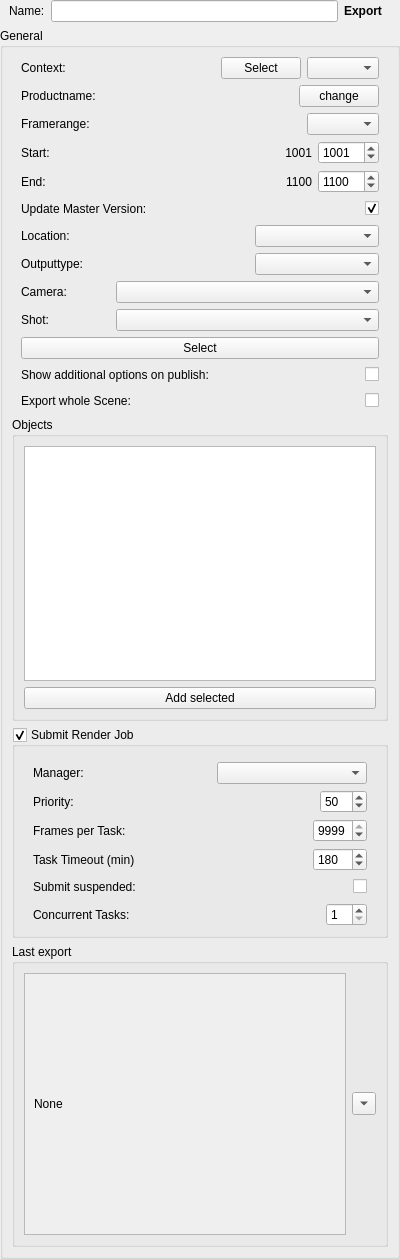
<?xml version="1.0" encoding="UTF-8"?>
<ui version="4.0">
 <class>wg_Export</class>
 <widget class="QWidget" name="wg_Export">
  <property name="geometry">
   <rect>
    <x>0</x>
    <y>0</y>
    <width>400</width>
    <height>1259</height>
   </rect>
  </property>
  <property name="windowTitle">
   <string>Export</string>
  </property>
  <layout class="QVBoxLayout" name="verticalLayout">
   <property name="leftMargin">
    <number>0</number>
   </property>
   <property name="topMargin">
    <number>0</number>
   </property>
   <property name="rightMargin">
    <number>0</number>
   </property>
   <property name="bottomMargin">
    <number>0</number>
   </property>
   <item>
    <widget class="QWidget" name="w_name" native="true">
     <layout class="QHBoxLayout" name="horizontalLayout_5">
      <property name="leftMargin">
       <number>9</number>
      </property>
      <property name="topMargin">
       <number>0</number>
      </property>
      <property name="rightMargin">
       <number>18</number>
      </property>
      <property name="bottomMargin">
       <number>0</number>
      </property>
      <item>
       <widget class="QLabel" name="l_name">
        <property name="text">
         <string>Name:</string>
        </property>
       </widget>
      </item>
      <item>
       <widget class="QLineEdit" name="e_name">
        <property name="minimumSize">
         <size>
          <width>0</width>
          <height>0</height>
         </size>
        </property>
        <property name="maximumSize">
         <size>
          <width>9999</width>
          <height>16777215</height>
         </size>
        </property>
       </widget>
      </item>
      <item>
       <widget class="QLabel" name="l_class">
        <property name="font">
         <font>
          <bold>true</bold>
         </font>
        </property>
        <property name="text">
         <string>Export</string>
        </property>
       </widget>
      </item>
     </layout>
    </widget>
   </item>
   <item>
    <widget class="QGroupBox" name="gb_export">
     <property name="title">
      <string>General</string>
     </property>
     <layout class="QVBoxLayout" name="verticalLayout_2">
      <item>
       <widget class="QWidget" name="w_context" native="true">
        <layout class="QHBoxLayout" name="horizontalLayout_10">
         <property name="leftMargin">
          <number>9</number>
         </property>
         <property name="topMargin">
          <number>0</number>
         </property>
         <property name="rightMargin">
          <number>9</number>
         </property>
         <property name="bottomMargin">
          <number>0</number>
         </property>
         <item>
          <widget class="QLabel" name="label_4">
           <property name="text">
            <string>Context:</string>
           </property>
          </widget>
         </item>
         <item>
          <spacer name="horizontalSpacer_5">
           <property name="orientation">
            <enum>Qt::Orientation::Horizontal</enum>
           </property>
           <property name="sizeHint" stdset="0">
            <size>
             <width>37</width>
             <height>20</height>
            </size>
           </property>
          </spacer>
         </item>
         <item>
          <widget class="QLabel" name="l_context">
           <property name="text">
            <string/>
           </property>
          </widget>
         </item>
         <item>
          <spacer name="horizontalSpacer">
           <property name="orientation">
            <enum>Qt::Orientation::Horizontal</enum>
           </property>
           <property name="sizeHint" stdset="0">
            <size>
             <width>40</width>
             <height>20</height>
            </size>
           </property>
          </spacer>
         </item>
         <item>
          <widget class="QPushButton" name="b_context">
           <property name="text">
            <string>Select</string>
           </property>
          </widget>
         </item>
         <item>
          <widget class="QComboBox" name="cb_context"/>
         </item>
        </layout>
       </widget>
      </item>
      <item>
       <widget class="QWidget" name="w_taskname" native="true">
        <layout class="QHBoxLayout" name="horizontalLayout_4">
         <property name="leftMargin">
          <number>9</number>
         </property>
         <property name="topMargin">
          <number>0</number>
         </property>
         <property name="rightMargin">
          <number>9</number>
         </property>
         <property name="bottomMargin">
          <number>0</number>
         </property>
         <item>
          <widget class="QLabel" name="l_tasklabel">
           <property name="text">
            <string>Productname:</string>
           </property>
          </widget>
         </item>
         <item>
          <widget class="QLabel" name="l_taskName">
           <property name="sizePolicy">
            <sizepolicy hsizetype="Expanding" vsizetype="Preferred">
             <horstretch>0</horstretch>
             <verstretch>0</verstretch>
            </sizepolicy>
           </property>
           <property name="text">
            <string/>
           </property>
           <property name="alignment">
            <set>Qt::AlignmentFlag::AlignCenter</set>
           </property>
          </widget>
         </item>
         <item>
          <widget class="QPushButton" name="b_changeTask">
           <property name="enabled">
            <bool>true</bool>
           </property>
           <property name="focusPolicy">
            <enum>Qt::FocusPolicy::NoFocus</enum>
           </property>
           <property name="text">
            <string>change</string>
           </property>
          </widget>
         </item>
        </layout>
       </widget>
      </item>
      <item>
       <widget class="QWidget" name="w_range" native="true">
        <layout class="QHBoxLayout" name="horizontalLayout_6">
         <property name="spacing">
          <number>0</number>
         </property>
         <property name="leftMargin">
          <number>9</number>
         </property>
         <property name="topMargin">
          <number>0</number>
         </property>
         <property name="rightMargin">
          <number>9</number>
         </property>
         <property name="bottomMargin">
          <number>0</number>
         </property>
         <item>
          <widget class="QLabel" name="label_3">
           <property name="text">
            <string>Framerange:</string>
           </property>
          </widget>
         </item>
         <item>
          <spacer name="horizontalSpacer_2">
           <property name="orientation">
            <enum>Qt::Orientation::Horizontal</enum>
           </property>
           <property name="sizeHint" stdset="0">
            <size>
             <width>37</width>
             <height>20</height>
            </size>
           </property>
          </spacer>
         </item>
         <item>
          <widget class="QComboBox" name="cb_rangeType"/>
         </item>
        </layout>
       </widget>
      </item>
      <item>
       <widget class="QWidget" name="f_frameRange_2" native="true">
        <layout class="QGridLayout" name="gridLayout">
         <property name="leftMargin">
          <number>9</number>
         </property>
         <property name="topMargin">
          <number>0</number>
         </property>
         <property name="rightMargin">
          <number>9</number>
         </property>
         <property name="bottomMargin">
          <number>0</number>
         </property>
         <item row="1" column="5">
          <widget class="QLabel" name="l_rangeEnd">
           <property name="minimumSize">
            <size>
             <width>30</width>
             <height>0</height>
            </size>
           </property>
           <property name="text">
            <string>1100</string>
           </property>
           <property name="alignment">
            <set>Qt::AlignmentFlag::AlignRight|Qt::AlignmentFlag::AlignTrailing|Qt::AlignmentFlag::AlignVCenter</set>
           </property>
          </widget>
         </item>
         <item row="1" column="6">
          <widget class="QSpinBox" name="sp_rangeEnd">
           <property name="maximum">
            <number>99999</number>
           </property>
           <property name="value">
            <number>1100</number>
           </property>
          </widget>
         </item>
         <item row="0" column="6">
          <widget class="QSpinBox" name="sp_rangeStart">
           <property name="maximum">
            <number>99999</number>
           </property>
           <property name="value">
            <number>1001</number>
           </property>
          </widget>
         </item>
         <item row="0" column="5">
          <widget class="QLabel" name="l_rangeStart">
           <property name="minimumSize">
            <size>
             <width>30</width>
             <height>0</height>
            </size>
           </property>
           <property name="text">
            <string>1001</string>
           </property>
           <property name="alignment">
            <set>Qt::AlignmentFlag::AlignRight|Qt::AlignmentFlag::AlignTrailing|Qt::AlignmentFlag::AlignVCenter</set>
           </property>
          </widget>
         </item>
         <item row="0" column="0">
          <widget class="QLabel" name="l_rangeStartInfo">
           <property name="text">
            <string>Start:</string>
           </property>
          </widget>
         </item>
         <item row="0" column="4">
          <spacer name="horizontalSpacer_7">
           <property name="orientation">
            <enum>Qt::Orientation::Horizontal</enum>
           </property>
           <property name="sizeHint" stdset="0">
            <size>
             <width>40</width>
             <height>20</height>
            </size>
           </property>
          </spacer>
         </item>
         <item row="1" column="0">
          <widget class="QLabel" name="l_rangeEndInfo">
           <property name="text">
            <string>End:</string>
           </property>
          </widget>
         </item>
        </layout>
       </widget>
      </item>
      <item>
       <widget class="QWidget" name="w_master" native="true">
        <layout class="QHBoxLayout" name="horizontalLayout_20">
         <property name="spacing">
          <number>0</number>
         </property>
         <property name="leftMargin">
          <number>9</number>
         </property>
         <property name="topMargin">
          <number>0</number>
         </property>
         <property name="rightMargin">
          <number>9</number>
         </property>
         <property name="bottomMargin">
          <number>0</number>
         </property>
         <item>
          <widget class="QLabel" name="l_master">
           <property name="text">
            <string>Update Master Version:</string>
           </property>
          </widget>
         </item>
         <item>
          <spacer name="horizontalSpacer_29">
           <property name="orientation">
            <enum>Qt::Orientation::Horizontal</enum>
           </property>
           <property name="sizeHint" stdset="0">
            <size>
             <width>113</width>
             <height>20</height>
            </size>
           </property>
          </spacer>
         </item>
         <item>
          <widget class="QCheckBox" name="chb_master">
           <property name="text">
            <string/>
           </property>
           <property name="checked">
            <bool>true</bool>
           </property>
          </widget>
         </item>
        </layout>
       </widget>
      </item>
      <item>
       <widget class="QWidget" name="w_outPath" native="true">
        <layout class="QHBoxLayout" name="horizontalLayout_11">
         <property name="spacing">
          <number>0</number>
         </property>
         <property name="leftMargin">
          <number>9</number>
         </property>
         <property name="topMargin">
          <number>0</number>
         </property>
         <property name="rightMargin">
          <number>9</number>
         </property>
         <property name="bottomMargin">
          <number>0</number>
         </property>
         <item>
          <widget class="QLabel" name="l_outPath">
           <property name="text">
            <string>Location:</string>
           </property>
          </widget>
         </item>
         <item>
          <spacer name="horizontalSpacer_6">
           <property name="orientation">
            <enum>Qt::Orientation::Horizontal</enum>
           </property>
           <property name="sizeHint" stdset="0">
            <size>
             <width>113</width>
             <height>20</height>
            </size>
           </property>
          </spacer>
         </item>
         <item>
          <widget class="QComboBox" name="cb_outPath">
           <property name="minimumSize">
            <size>
             <width>124</width>
             <height>0</height>
            </size>
           </property>
          </widget>
         </item>
        </layout>
       </widget>
      </item>
      <item>
       <widget class="QWidget" name="w_outType" native="true">
        <layout class="QHBoxLayout" name="horizontalLayout_9">
         <property name="spacing">
          <number>0</number>
         </property>
         <property name="leftMargin">
          <number>9</number>
         </property>
         <property name="topMargin">
          <number>0</number>
         </property>
         <property name="rightMargin">
          <number>9</number>
         </property>
         <property name="bottomMargin">
          <number>0</number>
         </property>
         <item>
          <widget class="QLabel" name="l_outType">
           <property name="text">
            <string>Outputtype:</string>
           </property>
          </widget>
         </item>
         <item>
          <spacer name="horizontalSpacer_3">
           <property name="orientation">
            <enum>Qt::Orientation::Horizontal</enum>
           </property>
           <property name="sizeHint" stdset="0">
            <size>
             <width>113</width>
             <height>20</height>
            </size>
           </property>
          </spacer>
         </item>
         <item>
          <widget class="QComboBox" name="cb_outType">
           <property name="minimumSize">
            <size>
             <width>124</width>
             <height>0</height>
            </size>
           </property>
          </widget>
         </item>
        </layout>
       </widget>
      </item>
      <item>
       <widget class="QWidget" name="w_cam" native="true">
        <layout class="QHBoxLayout" name="horizontalLayout_3">
         <property name="spacing">
          <number>0</number>
         </property>
         <property name="leftMargin">
          <number>9</number>
         </property>
         <property name="topMargin">
          <number>0</number>
         </property>
         <property name="rightMargin">
          <number>9</number>
         </property>
         <property name="bottomMargin">
          <number>0</number>
         </property>
         <item>
          <widget class="QLabel" name="l_cam">
           <property name="minimumSize">
            <size>
             <width>40</width>
             <height>0</height>
            </size>
           </property>
           <property name="maximumSize">
            <size>
             <width>95</width>
             <height>16777215</height>
            </size>
           </property>
           <property name="text">
            <string>Camera:</string>
           </property>
          </widget>
         </item>
         <item>
          <widget class="QComboBox" name="cb_cam"/>
         </item>
        </layout>
       </widget>
      </item>
      <item>
       <widget class="QWidget" name="w_sCamShot" native="true">
        <layout class="QHBoxLayout" name="horizontalLayout_7">
         <property name="spacing">
          <number>0</number>
         </property>
         <property name="leftMargin">
          <number>9</number>
         </property>
         <property name="topMargin">
          <number>0</number>
         </property>
         <property name="rightMargin">
          <number>9</number>
         </property>
         <property name="bottomMargin">
          <number>0</number>
         </property>
         <item>
          <widget class="QLabel" name="l_sCamShot">
           <property name="minimumSize">
            <size>
             <width>40</width>
             <height>0</height>
            </size>
           </property>
           <property name="maximumSize">
            <size>
             <width>95</width>
             <height>16777215</height>
            </size>
           </property>
           <property name="text">
            <string>Shot:</string>
           </property>
          </widget>
         </item>
         <item>
          <widget class="QComboBox" name="cb_sCamShot"/>
         </item>
        </layout>
       </widget>
      </item>
      <item>
       <widget class="QWidget" name="w_selectCam" native="true">
        <layout class="QHBoxLayout" name="horizontalLayout_2">
         <property name="spacing">
          <number>0</number>
         </property>
         <property name="leftMargin">
          <number>9</number>
         </property>
         <property name="topMargin">
          <number>0</number>
         </property>
         <property name="rightMargin">
          <number>9</number>
         </property>
         <property name="bottomMargin">
          <number>0</number>
         </property>
         <item>
          <widget class="QPushButton" name="b_selectCam">
           <property name="focusPolicy">
            <enum>Qt::FocusPolicy::NoFocus</enum>
           </property>
           <property name="text">
            <string>Select</string>
           </property>
          </widget>
         </item>
        </layout>
       </widget>
      </item>
      <item>
       <widget class="QWidget" name="w_additionalOptions" native="true">
        <layout class="QHBoxLayout" name="horizontalLayout_15">
         <property name="leftMargin">
          <number>9</number>
         </property>
         <property name="topMargin">
          <number>0</number>
         </property>
         <property name="rightMargin">
          <number>9</number>
         </property>
         <property name="bottomMargin">
          <number>0</number>
         </property>
         <item>
          <widget class="QLabel" name="l_additionalOptions">
           <property name="text">
            <string>Show additional options on publish:</string>
           </property>
          </widget>
         </item>
         <item>
          <spacer name="horizontalSpacer_11">
           <property name="orientation">
            <enum>Qt::Orientation::Horizontal</enum>
           </property>
           <property name="sizeHint" stdset="0">
            <size>
             <width>40</width>
             <height>20</height>
            </size>
           </property>
          </spacer>
         </item>
         <item>
          <widget class="QCheckBox" name="chb_additionalOptions">
           <property name="text">
            <string/>
           </property>
           <property name="checked">
            <bool>false</bool>
           </property>
          </widget>
         </item>
        </layout>
       </widget>
      </item>
      <item>
       <widget class="QWidget" name="w_wholeScene" native="true">
        <layout class="QHBoxLayout" name="horizontalLayout">
         <property name="spacing">
          <number>0</number>
         </property>
         <property name="leftMargin">
          <number>9</number>
         </property>
         <property name="topMargin">
          <number>0</number>
         </property>
         <property name="rightMargin">
          <number>9</number>
         </property>
         <property name="bottomMargin">
          <number>0</number>
         </property>
         <item>
          <widget class="QLabel" name="l_wholeScene">
           <property name="text">
            <string>Export whole Scene:</string>
           </property>
          </widget>
         </item>
         <item>
          <spacer name="horizontalSpacer_4">
           <property name="orientation">
            <enum>Qt::Orientation::Horizontal</enum>
           </property>
           <property name="sizeHint" stdset="0">
            <size>
             <width>185</width>
             <height>20</height>
            </size>
           </property>
          </spacer>
         </item>
         <item>
          <widget class="QCheckBox" name="chb_wholeScene">
           <property name="text">
            <string/>
           </property>
           <property name="checked">
            <bool>false</bool>
           </property>
          </widget>
         </item>
        </layout>
       </widget>
      </item>
      <item>
       <widget class="QGroupBox" name="gb_objects">
        <property name="enabled">
         <bool>true</bool>
        </property>
        <property name="title">
         <string>Objects</string>
        </property>
        <layout class="QVBoxLayout" name="verticalLayout_3">
         <property name="leftMargin">
          <number>9</number>
         </property>
         <property name="topMargin">
          <number>9</number>
         </property>
         <property name="rightMargin">
          <number>9</number>
         </property>
         <property name="bottomMargin">
          <number>9</number>
         </property>
         <item>
          <widget class="QFrame" name="f_objectList">
           <layout class="QHBoxLayout" name="horizontalLayout_8">
            <property name="leftMargin">
             <number>0</number>
            </property>
            <property name="topMargin">
             <number>0</number>
            </property>
            <property name="rightMargin">
             <number>0</number>
            </property>
            <property name="bottomMargin">
             <number>0</number>
            </property>
            <item>
             <widget class="QListWidget" name="lw_objects">
              <property name="contextMenuPolicy">
               <enum>Qt::ContextMenuPolicy::CustomContextMenu</enum>
              </property>
              <property name="selectionMode">
               <enum>QAbstractItemView::SelectionMode::ExtendedSelection</enum>
              </property>
              <property name="verticalScrollMode">
               <enum>QAbstractItemView::ScrollMode::ScrollPerPixel</enum>
              </property>
              <property name="horizontalScrollMode">
               <enum>QAbstractItemView::ScrollMode::ScrollPerPixel</enum>
              </property>
             </widget>
            </item>
           </layout>
          </widget>
         </item>
         <item>
          <widget class="QPushButton" name="b_add">
           <property name="minimumSize">
            <size>
             <width>0</width>
             <height>0</height>
            </size>
           </property>
           <property name="maximumSize">
            <size>
             <width>99999</width>
             <height>16777215</height>
            </size>
           </property>
           <property name="focusPolicy">
            <enum>Qt::FocusPolicy::NoFocus</enum>
           </property>
           <property name="text">
            <string>Add selected</string>
           </property>
          </widget>
         </item>
        </layout>
       </widget>
      </item>
      <item>
       <widget class="QGroupBox" name="gb_submit">
        <property name="title">
         <string>Submit Render Job</string>
        </property>
        <property name="checkable">
         <bool>true</bool>
        </property>
        <property name="checked">
         <bool>true</bool>
        </property>
        <layout class="QVBoxLayout" name="verticalLayout_8">
         <property name="topMargin">
          <number>15</number>
         </property>
         <item>
          <widget class="QWidget" name="f_manager" native="true">
           <layout class="QHBoxLayout" name="horizontalLayout_14">
            <property name="topMargin">
             <number>0</number>
            </property>
            <property name="bottomMargin">
             <number>0</number>
            </property>
            <item>
             <widget class="QLabel" name="l_manager">
              <property name="text">
               <string>Manager:</string>
              </property>
             </widget>
            </item>
            <item>
             <spacer name="horizontalSpacer_19">
              <property name="orientation">
               <enum>Qt::Orientation::Horizontal</enum>
              </property>
              <property name="sizeHint" stdset="0">
               <size>
                <width>40</width>
                <height>20</height>
               </size>
              </property>
             </spacer>
            </item>
            <item>
             <widget class="QComboBox" name="cb_manager">
              <property name="minimumSize">
               <size>
                <width>150</width>
                <height>0</height>
               </size>
              </property>
             </widget>
            </item>
           </layout>
          </widget>
         </item>
         <item>
          <widget class="QWidget" name="f_rjPrio" native="true">
           <layout class="QHBoxLayout" name="horizontalLayout_21">
            <property name="topMargin">
             <number>0</number>
            </property>
            <property name="bottomMargin">
             <number>0</number>
            </property>
            <item>
             <widget class="QLabel" name="l_rjPrio">
              <property name="text">
               <string>Priority:</string>
              </property>
             </widget>
            </item>
            <item>
             <spacer name="horizontalSpacer_16">
              <property name="orientation">
               <enum>Qt::Orientation::Horizontal</enum>
              </property>
              <property name="sizeHint" stdset="0">
               <size>
                <width>40</width>
                <height>20</height>
               </size>
              </property>
             </spacer>
            </item>
            <item>
             <widget class="QSpinBox" name="sp_rjPrio">
              <property name="maximum">
               <number>100</number>
              </property>
              <property name="value">
               <number>50</number>
              </property>
             </widget>
            </item>
           </layout>
          </widget>
         </item>
         <item>
          <widget class="QWidget" name="f_rjWidgetsPerTask" native="true">
           <layout class="QHBoxLayout" name="horizontalLayout_22">
            <property name="topMargin">
             <number>0</number>
            </property>
            <property name="bottomMargin">
             <number>0</number>
            </property>
            <item>
             <widget class="QLabel" name="label_15">
              <property name="text">
               <string>Frames per Task:</string>
              </property>
             </widget>
            </item>
            <item>
             <spacer name="horizontalSpacer_17">
              <property name="orientation">
               <enum>Qt::Orientation::Horizontal</enum>
              </property>
              <property name="sizeHint" stdset="0">
               <size>
                <width>40</width>
                <height>20</height>
               </size>
              </property>
             </spacer>
            </item>
            <item>
             <widget class="QSpinBox" name="sp_rjFramesPerTask">
              <property name="minimum">
               <number>1</number>
              </property>
              <property name="maximum">
               <number>9999</number>
              </property>
              <property name="value">
               <number>9999</number>
              </property>
             </widget>
            </item>
           </layout>
          </widget>
         </item>
         <item>
          <widget class="QWidget" name="f_rjTimeout" native="true">
           <layout class="QHBoxLayout" name="horizontalLayout_28">
            <property name="topMargin">
             <number>0</number>
            </property>
            <property name="bottomMargin">
             <number>0</number>
            </property>
            <item>
             <widget class="QLabel" name="l_rjTimeout">
              <property name="text">
               <string>Task Timeout (min)</string>
              </property>
             </widget>
            </item>
            <item>
             <spacer name="horizontalSpacer_23">
              <property name="orientation">
               <enum>Qt::Orientation::Horizontal</enum>
              </property>
              <property name="sizeHint" stdset="0">
               <size>
                <width>40</width>
                <height>20</height>
               </size>
              </property>
             </spacer>
            </item>
            <item>
             <widget class="QSpinBox" name="sp_rjTimeout">
              <property name="minimum">
               <number>1</number>
              </property>
              <property name="maximum">
               <number>9999</number>
              </property>
              <property name="value">
               <number>180</number>
              </property>
             </widget>
            </item>
           </layout>
          </widget>
         </item>
         <item>
          <widget class="QWidget" name="f_rjSuspended" native="true">
           <layout class="QHBoxLayout" name="horizontalLayout_26">
            <property name="topMargin">
             <number>0</number>
            </property>
            <property name="bottomMargin">
             <number>0</number>
            </property>
            <item>
             <widget class="QLabel" name="label_18">
              <property name="text">
               <string>Submit suspended:</string>
              </property>
             </widget>
            </item>
            <item>
             <spacer name="horizontalSpacer_20">
              <property name="orientation">
               <enum>Qt::Orientation::Horizontal</enum>
              </property>
              <property name="sizeHint" stdset="0">
               <size>
                <width>40</width>
                <height>20</height>
               </size>
              </property>
             </spacer>
            </item>
            <item>
             <widget class="QCheckBox" name="chb_rjSuspended">
              <property name="text">
               <string/>
              </property>
              <property name="checked">
               <bool>false</bool>
              </property>
             </widget>
            </item>
           </layout>
          </widget>
         </item>
         <item>
          <widget class="QWidget" name="w_dlConcurrentTasks" native="true">
           <layout class="QHBoxLayout" name="horizontalLayout_29">
            <property name="topMargin">
             <number>0</number>
            </property>
            <property name="bottomMargin">
             <number>0</number>
            </property>
            <item>
             <widget class="QLabel" name="l_dlConcurrentTasks">
              <property name="text">
               <string>Concurrent Tasks:</string>
              </property>
             </widget>
            </item>
            <item>
             <spacer name="horizontalSpacer_24">
              <property name="orientation">
               <enum>Qt::Orientation::Horizontal</enum>
              </property>
              <property name="sizeHint" stdset="0">
               <size>
                <width>40</width>
                <height>20</height>
               </size>
              </property>
             </spacer>
            </item>
            <item>
             <widget class="QSpinBox" name="sp_dlConcurrentTasks">
              <property name="minimum">
               <number>1</number>
              </property>
              <property name="maximum">
               <number>99</number>
              </property>
              <property name="value">
               <number>1</number>
              </property>
             </widget>
            </item>
           </layout>
          </widget>
         </item>
        </layout>
       </widget>
      </item>
      <item>
       <widget class="QGroupBox" name="gb_previous">
        <property name="title">
         <string>Last export</string>
        </property>
        <layout class="QHBoxLayout" name="horizontalLayout_13">
         <property name="leftMargin">
          <number>9</number>
         </property>
         <property name="topMargin">
          <number>9</number>
         </property>
         <property name="rightMargin">
          <number>9</number>
         </property>
         <property name="bottomMargin">
          <number>9</number>
         </property>
         <item>
          <widget class="QScrollArea" name="scrollArea">
           <property name="widgetResizable">
            <bool>true</bool>
           </property>
           <widget class="QWidget" name="scrollAreaWidgetContents">
            <property name="geometry">
             <rect>
              <x>0</x>
              <y>0</y>
              <width>329</width>
              <height>262</height>
             </rect>
            </property>
            <layout class="QHBoxLayout" name="horizontalLayout_12">
             <item>
              <widget class="QLabel" name="l_pathLast">
               <property name="text">
                <string>None</string>
               </property>
              </widget>
             </item>
            </layout>
           </widget>
          </widget>
         </item>
         <item>
          <widget class="QToolButton" name="b_pathLast">
           <property name="enabled">
            <bool>true</bool>
           </property>
           <property name="text">
            <string>...</string>
           </property>
           <property name="arrowType">
            <enum>Qt::ArrowType::DownArrow</enum>
           </property>
          </widget>
         </item>
        </layout>
       </widget>
      </item>
     </layout>
    </widget>
   </item>
  </layout>
 </widget>
 <tabstops>
  <tabstop>e_name</tabstop>
  <tabstop>b_context</tabstop>
  <tabstop>cb_context</tabstop>
  <tabstop>cb_rangeType</tabstop>
  <tabstop>sp_rangeStart</tabstop>
  <tabstop>sp_rangeEnd</tabstop>
  <tabstop>chb_master</tabstop>
  <tabstop>cb_outPath</tabstop>
  <tabstop>cb_outType</tabstop>
  <tabstop>cb_cam</tabstop>
  <tabstop>cb_sCamShot</tabstop>
  <tabstop>chb_additionalOptions</tabstop>
  <tabstop>chb_wholeScene</tabstop>
  <tabstop>lw_objects</tabstop>
  <tabstop>gb_submit</tabstop>
  <tabstop>cb_manager</tabstop>
  <tabstop>sp_rjPrio</tabstop>
  <tabstop>sp_rjFramesPerTask</tabstop>
  <tabstop>sp_rjTimeout</tabstop>
  <tabstop>chb_rjSuspended</tabstop>
  <tabstop>sp_dlConcurrentTasks</tabstop>
  <tabstop>scrollArea</tabstop>
  <tabstop>b_pathLast</tabstop>
 </tabstops>
 <resources/>
 <connections/>
</ui>
